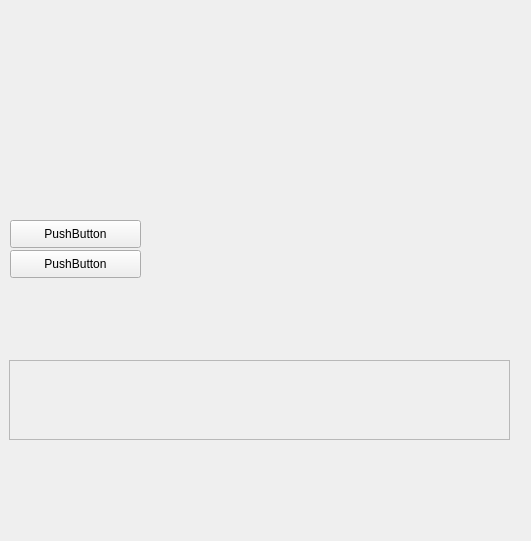
<ui version="4.0" >
 <class>Calculator</class>
 <widget class="QWidget" name="Calculator" >
  <property name="windowModality" >
   <enum>Qt::NonModal</enum>
  </property>
  <property name="geometry" >
   <rect>
    <x>0</x>
    <y>0</y>
    <width>531</width>
    <height>541</height>
   </rect>
  </property>
  <property name="sizePolicy" >
   <sizepolicy vsizetype="Preferred" hsizetype="Preferred" >
    <horstretch>100</horstretch>
    <verstretch>100</verstretch>
   </sizepolicy>
  </property>
  <property name="maximumSize" >
   <size>
    <width>166666</width>
    <height>16777215</height>
   </size>
  </property>
  <property name="baseSize" >
   <size>
    <width>100</width>
    <height>100</height>
   </size>
  </property>
  <property name="contextMenuPolicy" >
   <enum>Qt::NoContextMenu</enum>
  </property>
  <property name="windowTitle" >
   <string>Calculator Builder</string>
  </property>
  <widget class="QPushButton" name="pushButton" >
   <property name="geometry" >
    <rect>
     <x>10</x>
     <y>250</y>
     <width>131</width>
     <height>28</height>
    </rect>
   </property>
   <property name="text" >
    <string>PushButton</string>
   </property>
  </widget>
  <widget class="QPushButton" name="pushButton_2" >
   <property name="geometry" >
    <rect>
     <x>10</x>
     <y>220</y>
     <width>131</width>
     <height>28</height>
    </rect>
   </property>
   <property name="text" >
    <string>PushButton</string>
   </property>
  </widget>
  <widget class="QScrollArea" name="scrollArea" >
   <property name="geometry" >
    <rect>
     <x>9</x>
     <y>360</y>
     <width>501</width>
     <height>80</height>
    </rect>
   </property>
   <property name="widgetResizable" >
    <bool>true</bool>
   </property>
   <widget class="QWidget" name="scrollAreaWidgetContents" >
    <property name="geometry" >
     <rect>
      <x>0</x>
      <y>0</y>
      <width>497</width>
      <height>76</height>
     </rect>
    </property>
   </widget>
  </widget>
 </widget>
 <resources/>
 <connections/>
</ui>
